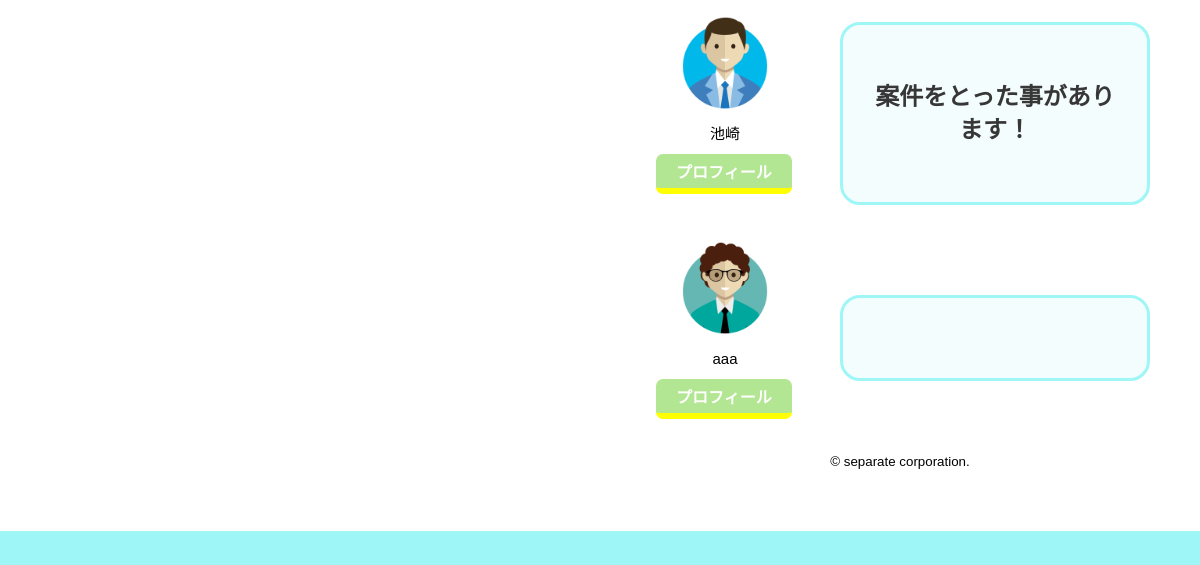
Page /zaitaku_list (lower part) on the earlier database version.
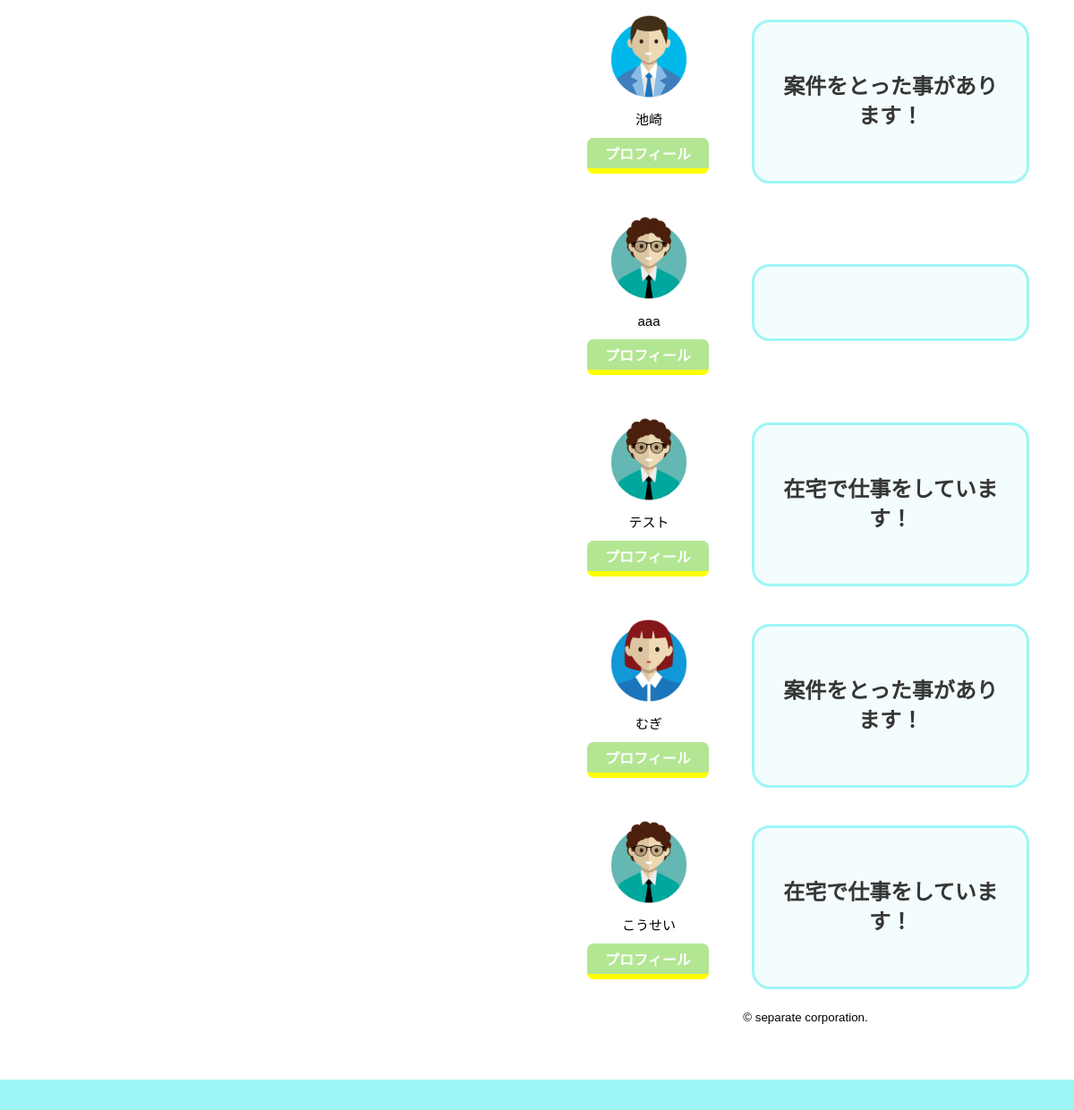
Same page on the later database version.
### tables this page shows
CREATE TABLE "users" (
	"id"	INTEGER,
	"display_name"	TEXT,
	"twitter_id"	TEXT,
	"era"	TEXT,
	"place"	TEXT,
	"hitokoto_0"	TEXT,
	"seibetu"	TEXT,
	"Total_time"	TEXT,
	"sunabaco"	TEXT,
	"hitokoto_ten"	TEXT,
	"content_ten1"	TEXT,
	"content_ten2"	TEXT,
	"reward_first"	TEXT,
	"content_1"	TEXT,
	"content_2"	TEXT,
	"content_3"	TEXT,
	"content_ten3"	TEXT,
	"sougyou"	TEXT,
	"memo_last"	TEXT,
	"class_00"	TEXT,
	PRIMARY KEY("id" AUTOINCREMENT)
);

### app.py (the view)
@app.route("/zaitaku_list")
def zaitaku_list():
    conn = sqlite3.connect("try.db")
    c = conn.cursor()
    c.execute("SELECT id,display_name,era,hitokoto_0,seibetu,place FROM users where class_00 = '在宅';")
    task_list = []
    seibetu = ""
    era=""
    for row in c.fetchall():
        seibetu=row[4]
        era=row[2]
        if "男性"==seibetu:
            if "10代〜20代"==era:
                Flask_Logo = os.path.join(app.config['UPLOAD_FOLDER'], 'yung_man.png')
            elif "30代〜40代"==era:
                Flask_Logo = os.path.join(app.config['UPLOAD_FOLDER'], 'man.png')
            else:
                Flask_Logo = os.path.join(app.config['UPLOAD_FOLDER'], 'old_man.png')
        else:
            if "10代〜20代"==era:
                Flask_Logo = os.path.join(app.config['UPLOAD_FOLDER'], 'yung_woman.png')
            elif "30代〜40代"==era:
                Flask_Logo = os.path.join(app.config['UPLOAD_FOLDER'], 'woman.png')
            else:
                Flask_Logo = os.path.join(app.config['UPLOAD_FOLDER'], 'old_woman.png')
        task_list.append({"id":row[0],"display_name":row[1],"era":row[2],"hitokoto_0":row[3],"seibetu":row[4],"place":row[5],"Flask_Logo":Flask_Logo})
    c.close()
    print("-------------------------------------")
    print(Flask_Logo)
    return render_template("zaitaku_list.html", task_list = task_list)

### templates/zaitaku_list.html (shortened to what this page needs)
{% extends "base.html" %}
{% block content %}
<div id="wrapper_2_1">
    <div id="container">
        <section>
            {% for item in task_list %}
            <div class ="report">
                <dl class ="uvoice">
                        <dt>
                            <img src="{{item['Flask_Logo']}}" mid="2251582">
                            <div><p>{{item["display_name"]}}</p></div>
                            <form action="/zaitaku_task/{{item['id']}}" method="post">
                                <input type="submit" value="プロフィール" class="btn-submit">
                            </form>
                        </dt>
                        <dd>
                            <div class="arrow_box">
                                <p><h2>{{item["hitokoto_0"]}}</h2></p>
                            </div>
                        </dd>
                </dl>
            </div>
            {% endfor %}
            <footer><small>&copy; separate corporation.</small></footer>
        </section>
    </div>
</div>
<h2 class="footer_2_1">tomato</h2>
{% endblock %}

Differences in the rows shown:
added users: display_name "テスト", hitokoto_0 "在宅で仕事をしています！"
added users: shows a picture, display_name "むぎ", hitokoto_0 "案件をとった事があります！"
added users: display_name "こうせい", hitokoto_0 "在宅で仕事をしています！"
